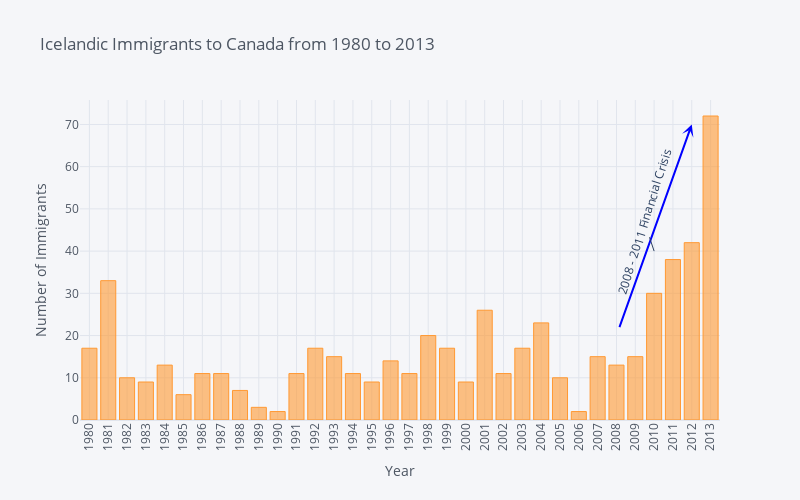

Notebook cell for this chart:
### Code cell
import cufflinks as cf
import plotly.graph_objs as go

# Assuming you have already defined `df_iceland` as a pandas Series containing the data

# Create a bar plot using Cufflinks
bar_plot = df_iceland.iplot(kind='bar', xTitle='Year', yTitle='Number of Immigrants',
                            title='Icelandic Immigrants to Canada from 1980 to 2013',
                            dimensions=(800, 500), asFigure=True)

# Add arrow annotation
bar_plot.add_annotation(x=32, y=70, xref="x", yref="y",
                        ax=28, ay=20,
                        showarrow=True, arrowhead=3, arrowsize=1, arrowwidth=2,
                        arrowcolor="blue", axref="x", ayref="y")

# Add text annotation
bar_plot.add_annotation(x=30, y=40, xref="x", yref="y",
                        text="2008 - 2011 Financial Crisis",
                        textangle=-72.5, align="center")

# Update layout
bar_plot.update_layout(xaxis_tickangle=-90, showlegend=False)

# Show the plot
bar_plot.show()

### Figure 1 — Plotly figure (JSON) as saved in the notebook; plotly's stock layout.template omitted (floating-point values rounded to 4 significant figures)
{"data": [{"marker": {"color": "rgba(255, 153, 51, 0.6)", "line": {"color": "rgba(255, 153, 51, 1.0)", "width": 1}}, "name": "Iceland", "orientation": "v", "text": "", "type": "bar", "x": ["1980", "1981", "1982", "1983", "1984", "1985", "1986", "1987", "1988", "1989", "1990", "1991", "1992", "1993", "1994", "1995", "1996", "1997", "1998", "1999", "2000", "2001", "2002", "2003", "2004", "2005", "2006", "2007", "2008", "2009", "2010", "2011", "2012", "2013"], "y": [17, 33, 10, 9, 13, 6, 11, 11, 7, 3, 2, 11, 17, 15, 11, 9, 14, 11, 20, 17, 9, 26, 11, 17, 23, 10, 2, 15, 13, 15, 30, 38, 42, 72]}], "layout": {"annotations": [{"arrowcolor": "blue", "arrowhead": 3, "arrowsize": 1, "arrowwidth": 2, "ax": 28, "axref": "x", "ay": 20, "ayref": "y", "showarrow": true, "x": 32, "xref": "x", "y": 70, "yref": "y"}, {"align": "center", "text": "2008 - 2011 Financial Crisis", "textangle": -72.5, "x": 30, "xref": "x", "y": 40, "yref": "y"}], "height": 500, "legend": {"bgcolor": "#F5F6F9", "font": {"color": "#4D5663"}}, "paper_bgcolor": "#F5F6F9", "plot_bgcolor": "#F5F6F9", "showlegend": false, "title": {"font": {"color": "#4D5663"}, "text": "Icelandic Immigrants to Canada from 1980 to 2013"}, "width": 800, "xaxis": {"gridcolor": "#E1E5ED", "showgrid": true, "tickangle": -90, "tickfont": {"color": "#4D5663"}, "title": {"font": {"color": "#4D5663"}, "text": "Year"}, "zerolinecolor": "#E1E5ED"}, "yaxis": {"gridcolor": "#E1E5ED", "showgrid": true, "tickfont": {"color": "#4D5663"}, "title": {"font": {"color": "#4D5663"}, "text": "Number of Immigrants"}, "zerolinecolor": "#E1E5ED"}}}
